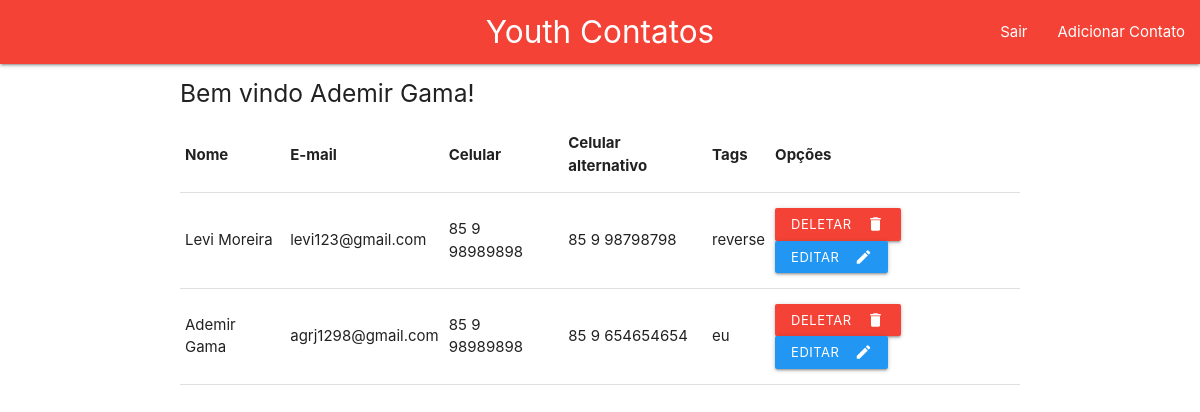
The page / (signed in) on the database its author committed.
### database.py (models this page shows)
class Users(Base):
    __tablename__ = "users"
    id_user = Column(Integer, primary_key=True)
    nome = Column(String(50), nullable=False)
    username = Column(String(50), unique=True, nullable=False)
    senha = Column(String(50), nullable=False)
    contatos = relationship("Contatos", back_populates="users")

class Contatos(Base):
    __tablename__ = "contatos"
    id_contato = Column(Integer, primary_key=True)
    nome_contato = Column(String(100), nullable=False)
    email = Column(String(150), nullable=False)
    celular = Column(String(30), nullable=True)
    celular_alt = Column(String(30), nullable=True)
    tags = Column(String(30), nullable=True)
    id_user = Column(Integer, ForeignKey('users.id_user'))
    users = relationship('Users', back_populates='contatos')

### app.py (the view)
@app.route("/")
def index():
    if 'id_user' not in flask_session:
        return redirect('/login')
    id_user = flask_session["id_user"]
    user = session.query(Users).filter_by(id_user=id_user).first()
    contatos = session.query(Contatos).filter_by(id_user=id_user).all()
    return render_template("index.html", contatos=contatos, user=user)

### templates/index.html (shortened to what this page needs)
{% extends "Base.html" %}
{% block content %}
    <h5 class="left">Bem vindo {{ user.nome }}!</h5>
    <table class="highlight">
        <thead>
          <tr>
              <th>Nome</th>
              <th>E-mail</th>
              <th>Celular</th>
              <th>Celular alternativo</th>
              <th>Tags</th>
              <th>Opções</th>
          </tr>
        </thead>
        <tbody>
            {% for contato in contatos:%}
                <tr>
                    <td>{{contato.nome_contato}}</td>
                    <td>{{contato.email}}</td>
                    <td>{{contato.celular}}</td>
                    <td>{{contato.celular_alt}}</td>
                    <td>{{contato.tags}}</td>
                    <td>
                        {% from 'buttons.html' import buttons %}
                        {{ buttons(contato) }}
                    </td>
                </tr>
            {% endfor %}
        </tbody>
      </table>
{% endblock %}

### templates/buttons.html (shortened to what this page needs)
{% macro buttons(contato) %}
<form action="/deletar_contato" method="post" style="display:inline;">
    <button class="waves-effect waves-light btn-small red" type="submit">
        <i class="material-icons right">delete</i>Deletar
    </button>
</form>
<a href="#edit-modal-{{ contato.id_contato }}" class="waves-effect waves-light btn-small blue modal-trigger">
    <i class="material-icons right">edit</i>Editar
</a>
{% endmacro %}

### rows shown on the page
Users: nome "Ademir Gama"
Contatos: nome_contato "Levi Moreira", email "levi123@gmail.com", celular "85 9 98989898", celular_alt "85 9 98798798", tags "reverse"
Contatos: nome_contato "Ademir Gama", email "agrj1298@gmail.com", celular "85 9 98989898", celular_alt "85 9 654654654", tags "eu"
